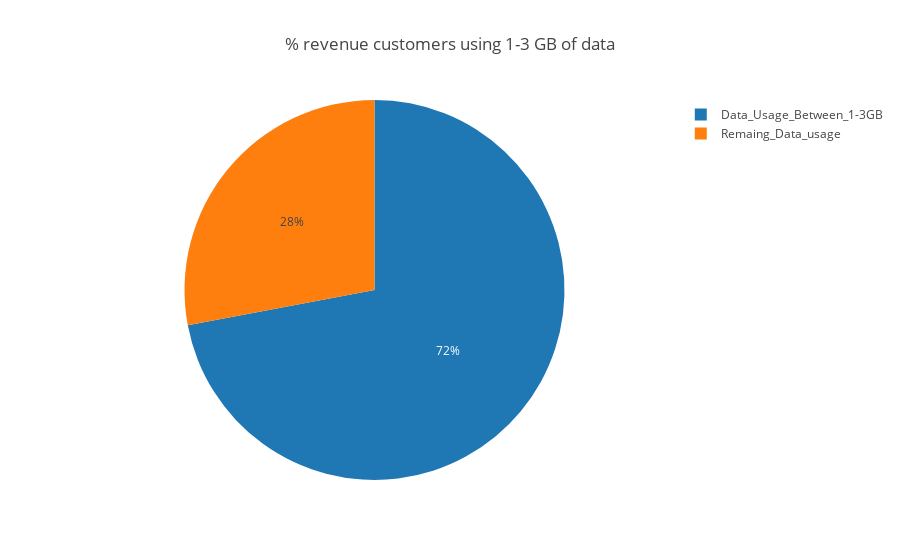

The notebook cell this image was saved under:
### Code cell
d21=data[(data['Data_Usage']>=1) & (data['Data_Usage']<=3 )].OverageFee.sum()
d22=data['OverageFee'].sum()-data[(data['Data_Usage']>=1) & (data['Data_Usage']<=3 )].OverageFee.sum()
values2=[d21,d22]
labels2 = ['Data_Usage_Between_1-3GB', 'Remaing_Data_usage',]

fig = px.pie(values=values2, names=labels2,title="% revenue customers using 1-3 GB of data")

fig.show()

### Figure 1 — Plotly figure (JSON) as saved in the notebook; plotly's stock layout.template omitted (floating-point values rounded to 4 significant figures)
{"data": [{"domain": {"x": [0, 1], "y": [0, 1]}, "hovertemplate": "label=%{label}<br>value=%{value}<extra></extra>", "labels": ["Data_Usage_Between_1-3GB", "Remaing_Data_usage"], "legendgroup": "", "name": "", "showlegend": true, "type": "pie", "values": [971.2, 377.2]}], "layout": {"legend": {"tracegroupgap": 0}, "title": {"text": "% revenue customers using 1-3 GB of data"}}}
